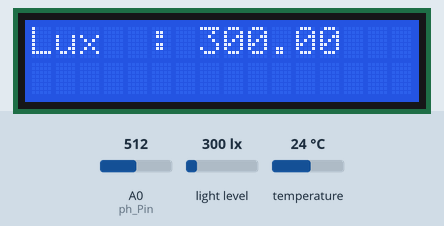
Recording of a sketch running on a simulated Arduino Uno, built with avr-gcc and run on an emulated ATmega328P. Parts: 16×2 character LCD. Inputs (shaded band) come from the test bench; at power-on: A0 (ph_Pin) = 512, temperature 24 °C, light level 300 lx. What the sketch prints to the serial monitor is not drawn.

Above: at 1.3 s.
1.4 s: A0 (ph_Pin) set to 900
At 5.7 s:
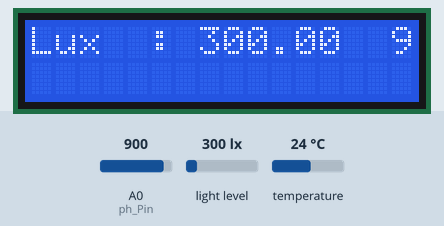
8.5 s: temperature set to 12 °C
At 11.3 s:
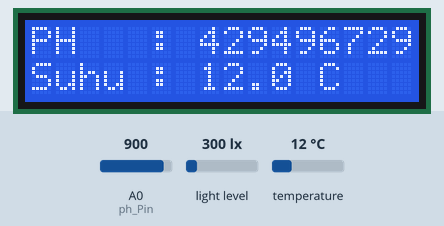
12.9 s: light level set to 40 lx
At 16.2 s:
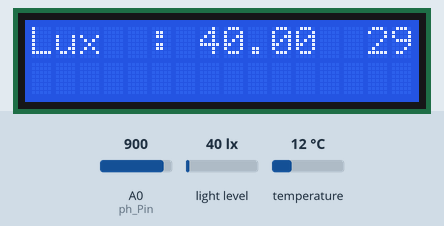
17.3 s: temperature set to 19 °C
At 17.42 s:
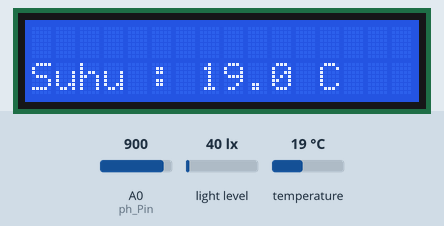
21.7 s: A0 (ph_Pin) set to 716
At 26.3 s:
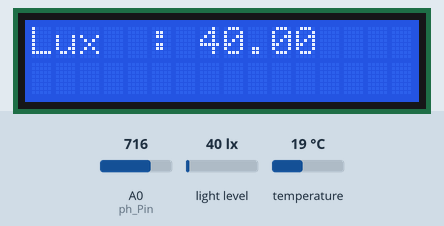
26.9 s: light level set to 500 lx
At 29.8 s:
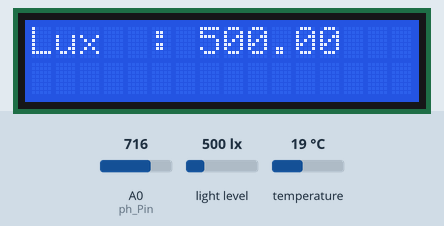
Timing chart, 0 to 31.3 s (numbered marks = the images above; inputs shaded):
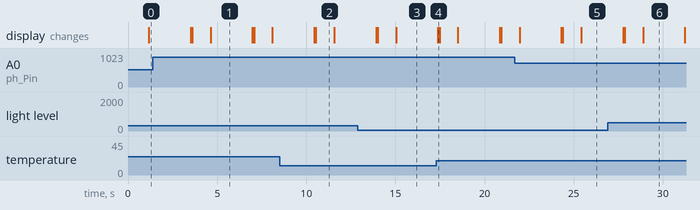

The sketch:

sketch_1.ino
```cpp
#include <LiquidCrystal_I2C.h>        // Memanggil library LCD
#include <OneWire.h>                  //Library suhu
#include <DallasTemperature.h>        //Library Suhu
#include <SoftwareSerial.h>
#include <BH1750.h>                   //Library Lux Meter
#include <Wire.h>                     //Library I2C

#define ONE_WIRE_BUS 2  // Menempatkan PIN hasil pembacaan sensor DS18B20 pada PIN 2.
//Disebut One Wire karena kita bisa menempatkan sensor DS18B20 lain pada PIN yang sama
LiquidCrystal_I2C lcd(0x27, 16, 2);

OneWire oneWire(ONE_WIRE_BUS);
DallasTemperature sensor(&oneWire);
SoftwareSerial ArduinoMega (13, 12);    //Untuk Komunikasi dengan NODEMCU

BH1750 lightMeter;

float suhuDS18B20;

//=============parameter for PH=============
const int ph_Pin  = A0;
int Po = 0;
float PH_step;
int nilai_analog_PH;
double TeganganPh;

void setup(void)
{
  //==============LCD I2C===============
  lcd.init();
  lcd.backlight();
  lcd.setCursor(0, 0);
  lcd.print("SMKN 1 PURWOSARI");
  lcd.setCursor(3, 1);
  lcd.print("HIDROPONIK");
  lcd.clear();
  //delay(1000);
  Serial.begin(9600);     //Menginisiasikan setup kecepatan komunikasi
  ArduinoMega.begin(9600);

  //Sensor One-Wire DS18B20
  sensor.begin();      //Sensor One-Wire DS18B20

  //LUX METER
  Wire.begin();
  lightMeter.begin();
  Serial.println(F("BH1750 Test begin"));

  //PH SENSOR
  pinMode (ph_Pin, INPUT);

}

void loop(void)
{
  //==================MEMBACA VOID========================
  while (!ArduinoMega.available()) {

    ph_meter();           //membaca void ph_meter
    lux_meter();          //membaca void lux_meter
    suhu_meter();         //membaca void suhu_meter
  }
  //read_serial();          //read_serial();

}

//==================SENSOR SUHU========================
void suhu_meter() {
  //sensor.setResolution(9);        // Sebelum melakukan pengukuran, atur resolusinya
  //sensor.setResolution(10);
  //sensor.setResolution(11);
  sensor.setResolution(12);
  sensor.requestTemperatures();     // Perintah konversi suhu
  suhuDS18B20 = sensor.getTempCByIndex(0);  //Membaca data suhu dari sensor #0 dan mengkonversikannya ke nilai Celsius
  // suhuDS18B20 = (suhuDS18B20*9/5) + 32;
  // suhuDS18B20 = suhuDS18B20 = 273.15;
  //Serial.println(suhuDS18B20, 1);       //Presisi 1 digit
  //Serial.println(suhuDS18B20, 2);       //Presisi 2 digit
  //Serial.println(suhuDS18B20, 3);       //Presisi 3 digit
  Serial.println(suhuDS18B20, 4);         //Presisi 4 digit
  lcd.clear();
  lcd.setCursor(0, 1);
  lcd.print("Suhu : ");
  //lcd.setCursor(7, 1);
  lcd.print(suhuDS18B20, 1);    //menunjukkan berapa angka dibelakang koma
  //lcd.print((char)223);
  lcd.print(" C");
  //delay(2000);
  int suhuair = suhuDS18B20;
  ArduinoMega.write('s');
  delay(10);
  ArduinoMega.write(suhuair);
  Serial.println(suhuair);
  delay(50);                     //delay 1 detik (1000 miliseconds)
}

//==================SENSOR PH========================
void ph_meter() {

  //untuk kalibrasi
  float ph4 = 3.19;
  float ph7 = 2.62 ;

  nilai_analog_PH = analogRead(ph_Pin);
  Serial.print("Nilai ADC Ph: ");
  Serial.println(nilai_analog_PH);
  TeganganPh = 5 / 1024.0 * nilai_analog_PH;
  Serial.print("TeganganPh: ");
  Serial.println(TeganganPh, 3);

  PH_step = (ph4 - ph7) / 3;
  Po = 7.00 + ((ph7 - TeganganPh) / PH_step);     //Po = 7.00 + ((teganganPh7 - TeganganPh) / PhStep);
  lcd.setCursor(0, 0);
  lcd.print("PH   : ");
  lcd.println(Po, 1);
  //delay(2000);
  Serial.print("PH : ");
  Serial.println(Po, 1 );
  int pe = Po;
  ArduinoMega.write('p'); //MENGIRIM DATA P KE NODEMCU
  delay(10);
  ArduinoMega.write(pe);
  delay(1000);         //delay 1 menit (1000 miliseconds)


  /*
     PH step = (tegangan PH4 – tegangan PH7) / (PH7 - PH4)
               = (3.19 – 2.62)/(7-4)
               = 0.57/3
               = 0.19
  */
}

//==================SENSOR INTENSITAS CAHAYA========================
void lux_meter() {
  float lux = lightMeter.readLightLevel();
  lcd.setCursor(0, 0);
  lcd.print("Lux  : ");
  lcd.println(lux);
  //lcd.print("lux");
  lcd.setCursor(0, 1);
  lcd.print("                ");
  delay(1500);
  //Serial.print("Light: ");
  //Serial.print(lux);
  //Serial.println(" lx");
  int lx = lux;
  ArduinoMega.write('l');
  delay(10);
  ArduinoMega.write(lx);
  delay(50);
}
```

Measured:
- what the display in image 1 shows lasts 2.4 s, from 4.6 s to 7.0 s
- what the display in image 2 shows lasts 1.1 s, from 10.5 s to 11.6 s
